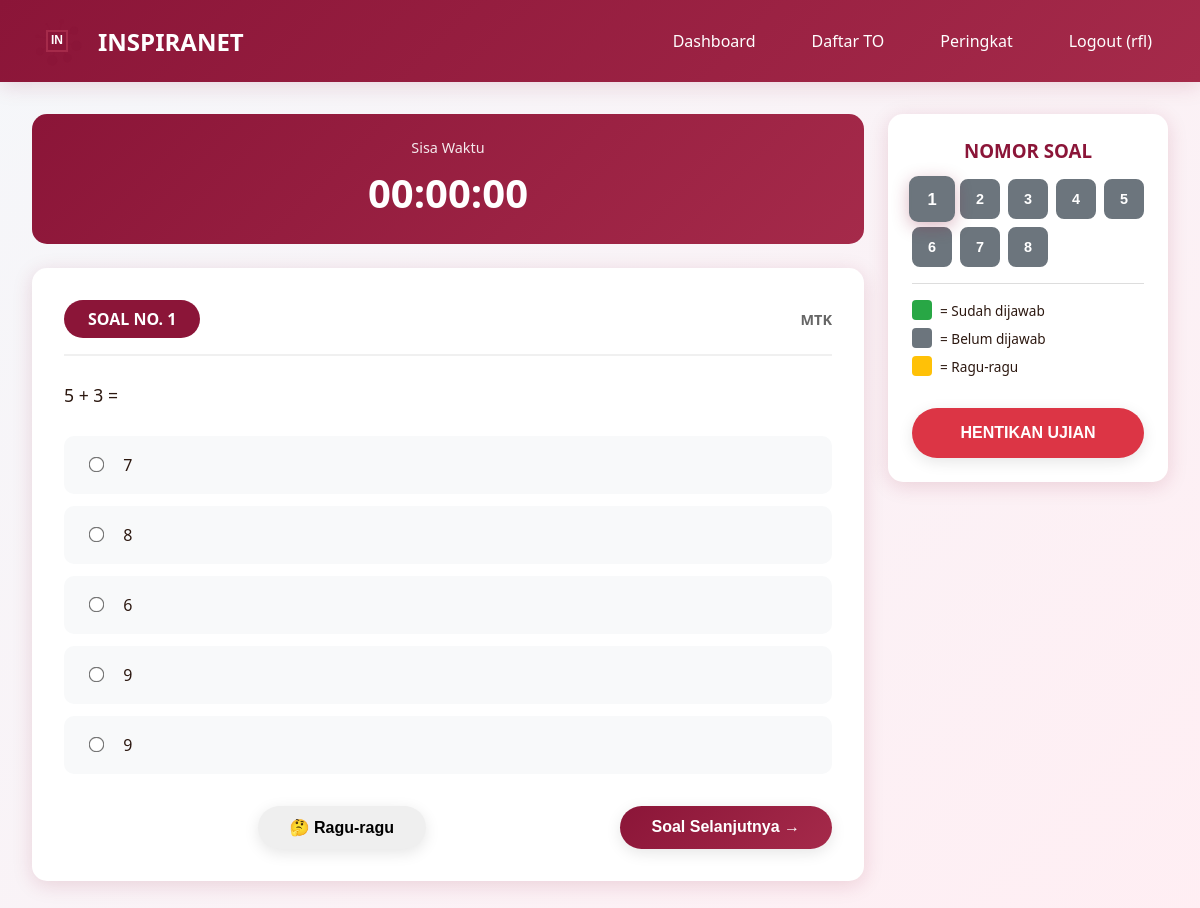
/student/exams/1/start (signed in), run on the app's committed database.
### models.py (models this page shows, shortened)
class User(UserMixin, db.Model):
    __tablename__ = 'users'
    id = db.Column(db.Integer, primary_key=True)
    email = db.Column(db.String(120), unique=True, nullable=False)
    password_hash = db.Column(db.String(255), nullable=False)
    full_name = db.Column(db.String(100), nullable=False)
    role = db.Column(db.String(20), nullable=False, default='student')
    inspira_branch = db.Column(db.String(50), nullable=True)
    class_level = db.Column(db.String(20), nullable=True)
    school_name = db.Column(db.String(150), nullable=True)
    phone_number = db.Column(db.String(20), nullable=True)
    profile_photo = db.Column(db.String(255), nullable=True)
    created_at = db.Column(db.DateTime, default=datetime.utcnow)
    exam_attempts = db.relationship('ExamAttempt', backref='user', lazy=True, cascade='all, delete-orphan')
    payments = db.relationship('Payment', backref='user', lazy=True, cascade='all, delete-orphan')
    leaderboard_entries = db.relationship('Leaderboard', backref='user', lazy=True, cascade='all, delete-orphan')

class Question(db.Model):
    __tablename__ = 'questions'
    id = db.Column(db.Integer, primary_key=True)
    exam_id = db.Column(db.Integer, db.ForeignKey('exams.id'), nullable=False)
    question_type = db.Column(db.String(20), nullable=False)
    category = db.Column(db.String(100), nullable=True)
    question_text = db.Column(db.Text, nullable=False)
    option_a = db.Column(db.Text, nullable=True)
    option_b = db.Column(db.Text, nullable=True)
    option_c = db.Column(db.Text, nullable=True)
    option_d = db.Column(db.Text, nullable=True)
    option_e = db.Column(db.Text, nullable=True)
    correct_answer = db.Column(db.String(10), nullable=True)
    question_order = db.Column(db.Integer, nullable=False)
    points = db.Column(db.Integer, default=1)

### app.py (the view, shortened to what this page needs)
@app.route('/student/exams/<int:id>/start')
@login_required
def student_start_exam(id):
    if current_user.role != 'student':
        flash('Akses ditolak!', 'danger')
        return redirect(url_for('index'))
    exam = Exam.query.get_or_404(id)
    attempt = ExamAttempt.query.filter_by(
        user_id=current_user.id,
        exam_id=exam.id,
        is_completed=False
    ).first()
    questions = Question.query.filter_by(exam_id=exam.id).order_by(Question.question_order).all()
    return render_template('student_exam.html', exam=exam, attempt=attempt, questions=questions)

### app.py (called while the page is built)
@login_manager.user_loader
def load_user(user_id):
    return User.query.get(int(user_id))

@app.before_request
def ensure_db():
    if not hasattr(app, '_db_initialized'):
        app._db_initialized = True
        init_database()

### templates/student_exam.html (shortened to what this page needs)
{% extends "base.html" %}
{% block content %}
<div class="exam-container">
    <div class="exam-main">
        <div class="timer-display" id="timer">
            <p style="font-size: 0.9rem; margin: 0 0 0.5rem 0; opacity: 0.9;">Sisa Waktu</p>
            <h3 style="margin: 0; font-size: 2.5rem;" id="timer-display">00:00:00</h3>
        </div>
        <div id="questionContainer">
            {% for question in questions %}
            <div class="question-display" data-question-id="{{ question.id }}" style="display: {% if loop.first %}block{% else %}none{% endif %};">
                <div class="question-header">
                    <div class="question-number">SOAL NO. {{ question.question_order }}</div>
                    <div style="color: #666; font-size: 0.9rem;">
                        <strong>{{ question.category }}</strong>
                    </div>
                </div>
                <div class="question-text">
                    {{ question.question_text }}
                </div>
                {% if question.question_type == 'multiple_choice' %}
                <div class="options-container">
                    <label class="option-item">
                        <input type="radio" name="q_{{ question.id }}" value="A" onchange="markAnswered({{ question.question_order }})">
                        <span>{{ question.option_a }}</span>
                    </label>
                    <label class="option-item">
                        <input type="radio" name="q_{{ question.id }}" value="B" onchange="markAnswered({{ question.question_order }})">
                        <span>{{ question.option_b }}</span>
                    </label>
                    <label class="option-item">
                        <input type="radio" name="q_{{ question.id }}" value="C" onchange="markAnswered({{ question.question_order }})">
                        <span>{{ question.option_c }}</span>
                    </label>
                    <label class="option-item">
                        <input type="radio" name="q_{{ question.id }}" value="D" onchange="markAnswered({{ question.question_order }})">
                        <span>{{ question.option_d }}</span>
                    </label>
                    {% if question.option_e %}
                    <label class="option-item">
                        <input type="radio" name="q_{{ question.id }}" value="E" onchange="markAnswered({{ question.question_order }})">
                        <span>{{ question.option_e }}</span>
                    </label>
                    {% endif %}
                </div>
                {% endif %}
                <div class="navigation-buttons">
                    <button type="button" class="btn btn-warning" onclick="markDoubtful({{ question.question_order }})">
                        🤔 Ragu-ragu
                    </button>
                    {% if not loop.last %}
                    <button type="button" class="btn btn-primary" onclick="showQuestion({{ question.question_order + 1 }})">
                        Soal Selanjutnya →
                    </button>
                    {% else %}
                    <div></div>
                    {% endif %}
                </div>
            </div>
            {% endfor %}
        </div>
    </div>
    <div class="exam-sidebar">
        <div class="sidebar-card">
            <h3 style="margin: 0 0 1rem 0; color: var(--primary-color); text-align: center;">NOMOR SOAL</h3>
            <div class="question-grid">
                {% for question in questions %}
                <button type="button" class="question-nav-btn unanswered {% if loop.first %}current{% endif %}"
                        id="nav-{{ question.question_order }}"
                        onclick="showQuestion({{ question.question_order }})">
                    {{ question.question_order }}
                </button>
                {% endfor %}
            </div>
            <div class="legend">
                <div class="legend-item">
                    <div class="legend-box" style="background: #28a745;"></div>
                    <span>= Sudah dijawab</span>
                </div>
                <div class="legend-item">
                    <div class="legend-box" style="background: #6c757d;"></div>
                    <span>= Belum dijawab</span>
                </div>
                <div class="legend-item">
                    <div class="legend-box" style="background: #ffc107;"></div>
                    <span>= Ragu-ragu</span>
                </div>
            </div>
            <button onclick="submitExam()" class="btn btn-danger" style="width: 100%; margin-top: 1.5rem; padding: 1rem; font-weight: bold;">
                HENTIKAN UJIAN
            </button>
        </div>
    </div>
</div>
{% endblock %}

### templates/base.html (shortened to what this page needs)
<!DOCTYPE html>
<html lang="id">
<head>
    <link rel="stylesheet" href="{{ url_for('static', filename='css/style.css') }}">
</head>
<body>
    <nav class="navbar">
        <div class="container">
            <a href="{{ url_for('index') }}" class="navbar-brand">
                <div id="logo-animation" class="logo-container"></div>
                <span>INSPIRANET</span>
            </a>
            <ul class="navbar-nav" id="navbarMenu">
                {% if current_user.is_authenticated %}
                    {% if current_user.role == 'admin' %}
                        <li><a href="{{ url_for('admin_dashboard') }}" onclick="closeMobileMenu()">Dashboard</a></li>
                        <li><a href="{{ url_for('admin_students') }}" onclick="closeMobileMenu()">Siswa</a></li>
                        <li><a href="{{ url_for('admin_teachers') }}" onclick="closeMobileMenu()">Guru</a></li>
                        <li><a href="{{ url_for('admin_exams') }}" onclick="closeMobileMenu()">TO</a></li>
                        <li><a href="{{ url_for('admin_payments') }}" onclick="closeMobileMenu()">Pembayaran</a></li>
                    {% else %}
                        <li><a href="{{ url_for('student_dashboard') }}" onclick="closeMobileMenu()">Dashboard</a></li>
                        <li><a href="{{ url_for('student_exams') }}" onclick="closeMobileMenu()">Daftar TO</a></li>
                    {% endif %}
                    <li><a href="{{ url_for('all_leaderboards') }}" onclick="closeMobileMenu()">Peringkat</a></li>
                    <li><a href="{{ url_for('logout') }}" onclick="closeMobileMenu()">Logout ({{ current_user.full_name }})</a></li>
                {% else %}
                    <li><a href="{{ url_for('login') }}" onclick="closeMobileMenu()">Login</a></li>
                    <li><a href="{{ url_for('register') }}" onclick="closeMobileMenu()">Daftar</a></li>
                {% endif %}
            </ul>
        </div>
    </nav>
    <div class="container">
        {% block content %}{% endblock %}
    </div>
</body>
</html>

### static/css/style.css (style rules this page uses)
:root { --primary-color: #8B1538; --secondary-color: #A52A4A; --dark-color: #4A0E1F; --light-color: #FFE5EC; --text-dark: #2C1810; --text-light: #FFFFFF; --shadow: 0 4px 20px rgba(139, 21, 56, 0.15); }
* { margin: 0; padding: 0; box-sizing: border-box; }
body { font-family: 'Segoe UI', Tahoma, Geneva, Verdana, sans-serif; background: linear-gradient(135deg, #f5f7fa 0%, #ffeef3 100%); color: var(--text-dark); min-height: 100vh; }
.navbar { background: linear-gradient(135deg, var(--primary-color) 0%, var(--secondary-color) 100%); padding: 1rem 0; box-shadow: var(--shadow); position: sticky; top: 0; z-index: 1000; }
.navbar .container { max-width: 1200px; margin: 0 auto; padding: 0 2rem; display: flex; justify-content: space-between; align-items: center; }
.navbar-brand { display: flex; align-items: center; gap: 1rem; color: var(--text-light); text-decoration: none; font-size: 1.5rem; font-weight: bold; }
.logo-container { position: relative; width: 50px; height: 50px; }
.navbar-nav { display: flex; gap: 1.5rem; list-style: none; align-items: center; }
.navbar-nav a { color: var(--text-light); text-decoration: none; padding: 0.5rem 1rem; border-radius: 5px; transition: all 0.3s ease; }
.container { max-width: 1200px; margin: 2rem auto; padding: 0 2rem; }
.btn { display: inline-block; padding: 0.75rem 2rem; border: none; border-radius: 25px; font-size: 1rem; font-weight: 600; text-decoration: none; cursor: pointer; transition: all 0.3s ease; box-shadow: 0 4px 15px rgba(0, 0, 0, 0.1); }
.btn-primary { background: linear-gradient(135deg, var(--primary-color) 0%, var(--secondary-color) 100%); color: var(--text-light); }
.btn-danger { background: #dc3545; color: white; }
.option-item { padding: 1rem; margin: 0.5rem 0; border: 2px solid #e0e0e0; border-radius: 8px; cursor: pointer; transition: all 0.3s ease; }
.option-item input[type="radio"] { margin-right: 1rem; }

### templates/student_exam.html (style rules this page uses)
.exam-container { display: flex; gap: 1.5rem; margin-top: 1rem; }
.exam-main { flex: 1; min-width: 0; }
.exam-sidebar { width: 280px; flex-shrink: 0; }
.question-display { background: white; border-radius: 15px; padding: 2rem; box-shadow: var(--shadow); margin-bottom: 1.5rem; }
.question-header { display: flex; justify-content: space-between; align-items: center; margin-bottom: 1.5rem; padding-bottom: 1rem; border-bottom: 2px solid #f0f0f0; }
.question-number { background: var(--primary-color); color: white; padding: 0.5rem 1.5rem; border-radius: 25px; font-weight: bold; font-size: 1rem; }
.question-text { font-size: 1.1rem; line-height: 1.8; margin-bottom: 1.5rem; color: var(--text-dark); }
.options-container { margin-top: 1.5rem; }
.option-item { display: block; background: #f8f9fa; padding: 1rem 1.5rem; margin-bottom: 0.75rem; border-radius: 10px; cursor: pointer; transition: all 0.3s ease; border: 2px solid transparent; }
.option-item input[type="radio"] { margin-right: 1rem; transform: scale(1.2); }
.navigation-buttons { display: flex; justify-content: space-between; gap: 1rem; margin-top: 2rem; }
.sidebar-card { background: white; border-radius: 15px; padding: 1.5rem; box-shadow: var(--shadow); margin-bottom: 1.5rem; position: sticky; top: 1rem; }
.timer-display { background: linear-gradient(135deg, var(--primary-color) 0%, var(--secondary-color) 100%); color: white; padding: 1.5rem; border-radius: 15px; text-align: center; margin-bottom: 1.5rem; }
.timer-display h3 { margin: 0; font-size: 2rem; }
.timer-display p { margin: 0.5rem 0 0 0; font-size: 0.9rem; opacity: 0.9; }
.question-grid { display: grid; grid-template-columns: repeat(5, 1fr); gap: 0.5rem; }
.question-nav-btn { aspect-ratio: 1; border: 2px solid #ddd; background: white; border-radius: 8px; cursor: pointer; font-weight: bold; font-size: 0.9rem; transition: all 0.3s ease; }
.question-nav-btn.unanswered { background: #6c757d; color: white; border-color: #6c757d; }
.question-nav-btn.current { transform: scale(1.15); box-shadow: 0 4px 15px rgba(139, 21, 56, 0.3); }
.legend { margin-top: 1rem; padding-top: 1rem; border-top: 1px solid #ddd; }
.legend-item { display: flex; align-items: center; margin-bottom: 0.5rem; font-size: 0.85rem; }
.legend-box { width: 20px; height: 20px; border-radius: 4px; margin-right: 0.5rem; }

### data on the page
User: full_name "rfl"
Question: question_order "1", category "MTK", question_text "5 + 3 =", option_a "7", option_b "8", option_c "6", option_d "9", option_e "9"
Question: question_order "2"
Question: question_order "3"
Question: question_order "4"
Question: question_order "5"
Question: question_order "6"
Question: question_order "7"
Question: question_order "8"
